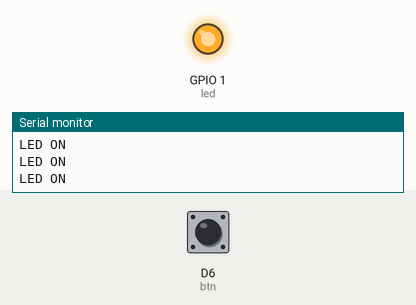
A sketch run on a simulated ESP8266 (NodeMCU). Shown: output pins drawn as LEDs (lit = HIGH), the last lines printed to the serial monitor. Inputs (shaded band) come from the test bench; at power-on: D6 (btn) HIGH.

Above: at 1.2 s.
1.3 s: D6 (btn) pulled LOW for 0.15 s
At 1.38 s:
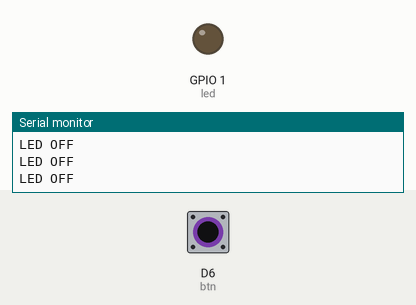
2.9 s: D6 (btn) pulled LOW for 3.2 s
At 6.9 s:
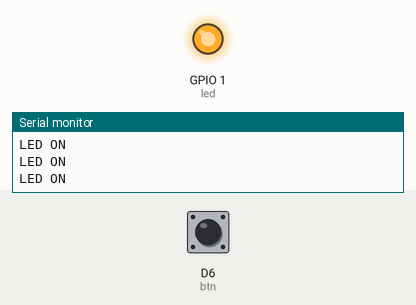
Timing chart, 0 to 8.4 s (numbered marks = the images above; inputs shaded):
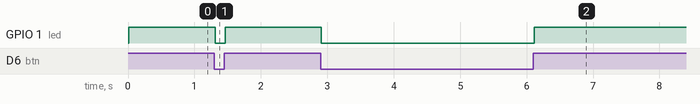

The sketch:

Blink.ino
```cpp
// define led according to pin diagram
int led = D10;
int btn = D6;

void setup() {
  Serial.begin(115200);
  Serial.println("Hello");
  // initialize digital pin led as an output
  pinMode(led, OUTPUT);
  pinMode(btn, INPUT_PULLUP);
}

void loop() {
  int reading = digitalRead(btn);
  delay(10);
  if (reading == HIGH) {
    digitalWrite(led, HIGH);
    Serial.println("LED ON");
  } else {
    digitalWrite(led, LOW);
    Serial.println("LED OFF");
  }
}
```

Measured:
- after the input at 1.3 s, GPIO 1 (led): HIGH → LOW at once, → HIGH 0.15 s later
- after the input at 2.9 s, GPIO 1 (led): HIGH → LOW at once, → HIGH 3.2 s later
